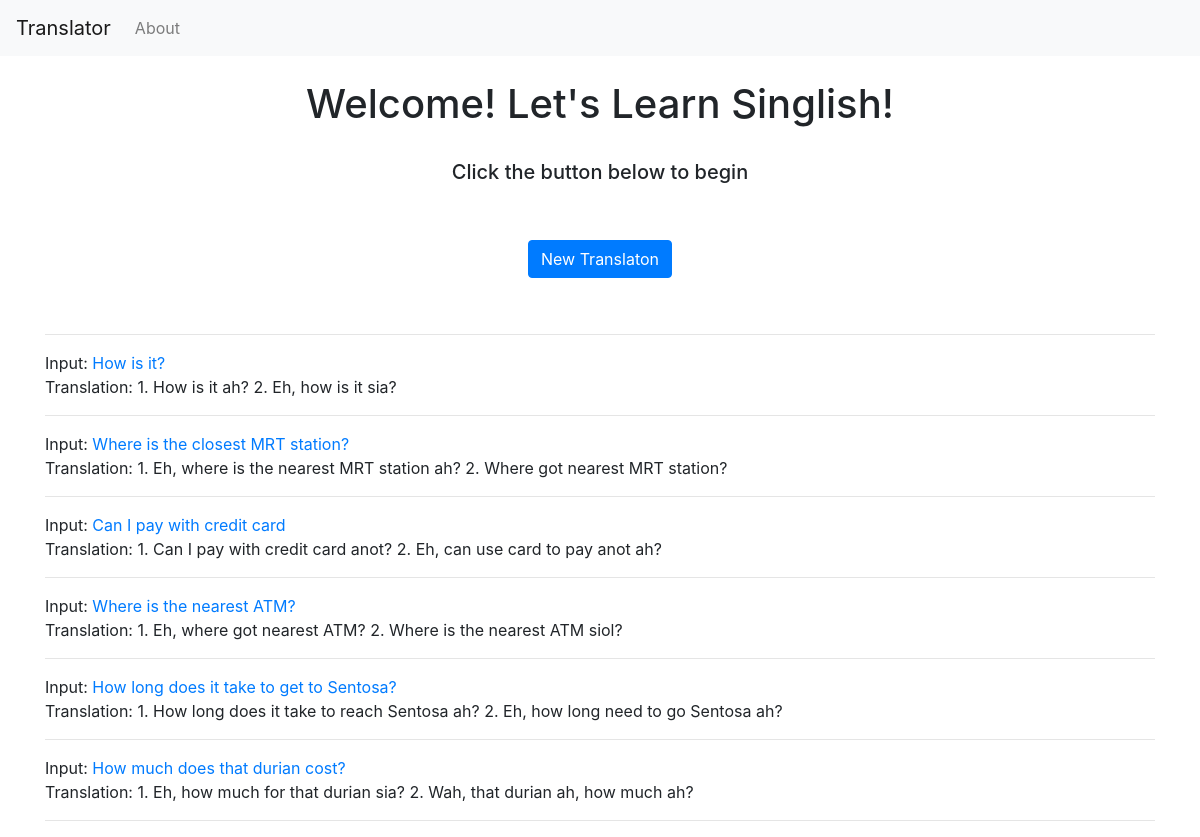
The page / on the database its author committed.
### tables this page shows
CREATE TABLE posts (
    id INTEGER PRIMARY KEY AUTOINCREMENT,
    created TIMESTAMP NOT NULL DEFAULT CURRENT_TIMESTAMP,
    title TEXT NOT NULL,
    content TEXT NOT NULL
);

### app.py (the view)
@app.route('/')
def index():
    conn = get_db_connection()
    posts = conn.execute('SELECT * FROM posts').fetchall()
    conn.close()
    return render_template('index.html', posts=posts)

### app.py (called while the page is built)
def get_db_connection():
    conn = sqlite3.connect('database.db')
    conn.row_factory = sqlite3.Row
    return conn

### templates/index.html
{% extends 'base.html' %}
{% block content %}
    <br>
    <h1><center>{% block title %} Welcome! Let's Learn Singlish! {% endblock %}</center></h1>
    <br>
    <h5><center>Click the button below to begin</center></h5>
    <br>
    <br>
    <div class="form-group">
        <center><button type="newpost" class="btn btn-primary" onclick="window.location.href = '/create';">New Translaton</button></center>
    </div>
    <br>
    <hr>
    {% for post in posts|reverse %}
        Input: <a href="/edit/{{ post['id'] }}">  {{ post['title'] }} </a>
        <br>
        Translation: {{post['content']}}
        <br>
        <hr>
    {% endfor %}
{% endblock %}

### templates/base.html (shortened to what this page needs)
<!doctype html>
<html lang="en">
  <head>
    <link rel="stylesheet" href="https://stackpath.bootstrapcdn.com/bootstrap/4.3.1/css/bootstrap.min.css">
  </head>
  <body>
    <nav class="navbar navbar-expand-md navbar-light bg-light">
        <a class="navbar-brand" href="{{ url_for('index')}}">Translator</a>
        <div class="collapse navbar-collapse" id="navbarNav">
            <ul class="navbar-nav">
            <li class="nav-item">
                <a class="nav-link" href="{{url_for('about')}}">About</a>
            </li>
            </ul>
        </div>
    </nav>
    <div class="container">
        {% block content %} {% endblock %}
    </div>
  </body>
</html>

### rows shown on the page
posts: title "How is it?", content "1. How is it ah? 2. Eh, how is it sia?"
posts: title "Where is the closest MRT station?", content "1. Eh, where is the nearest MRT station ah? 2. Where got nearest MRT station?"
posts: title "Can I pay with credit card", content "1. Can I pay with credit card anot? 2. Eh, can use card to pay anot ah?"
posts: title "Where is the nearest ATM?", content "1. Eh, where got nearest ATM? 2. Where is the nearest ATM siol?"
posts: title "How long does it take to get to Sentosa?", content "1. How long does it take to reach Sentosa ah? 2. Eh, how long need to go Sentosa ah?"
posts: title "How much does that durian cost?", content "1. Eh, how much for that durian sia? 2. Wah, that durian ah, how much ah?"
